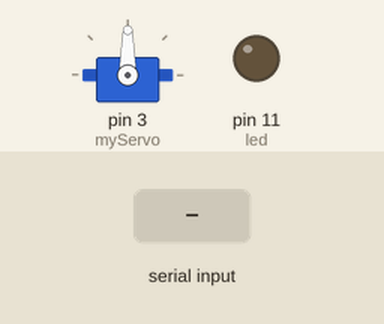
This sketch was run on a simulated Arduino Uno, built with avr-gcc and run on an emulated ATmega328P. Parts: servo, output pins drawn as LEDs (lit = HIGH). The test bench sets the inputs (shaded band).

Above: at 1.2 s.
1.3 s: byte 30 received over Serial
At 2.2 s:
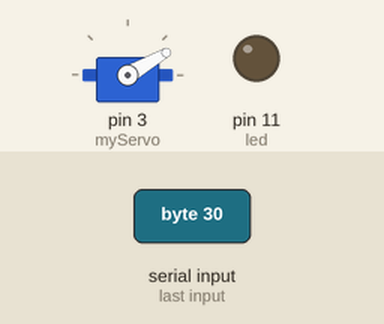
2.8 s: byte 120 received over Serial
At 3.3 s:
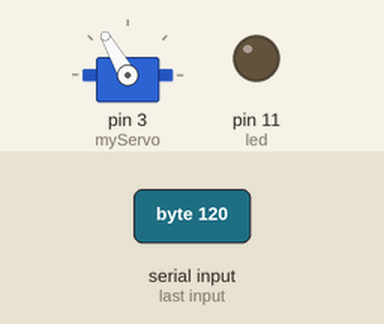
Timing chart, 0 to 5.8 s (numbered marks = the images above; inputs shaded):
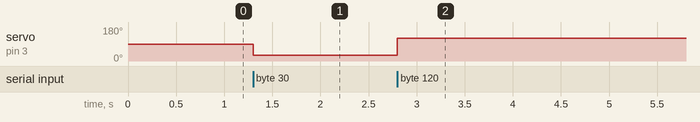

Measured:
- after the input at 1.3 s, servo on pin 3 (myServo): 90° → 30° at once
- after the input at 2.8 s, servo on pin 3 (myServo): 30° → 120° at once

The sketch:

adjustBrightnessAndServo.ino
```cpp
#include <Servo.h>
#define led 11

Servo myServo;

int val = 0;

void setup() {
  Serial.begin(9600);
  pinMode(led, OUTPUT);
  myServo.attach(3);
}

void loop() {
  // 밝기를 조절할 때 주석 해제
  //receiveBrightnessData();

  // 서보모터 각도를 조절할 때 주석 해제
  receiveDegreeData();
}

void receiveBrightnessData() {
  if(Serial.available()) {
    val = Serial.read();
    //Serial.println(val);
    analogWrite(led, val);
  }
}

void receiveDegreeData() {
  if(Serial.available()) {
    val = Serial.read();
    //Serial.println(val);
    myServo.write(val);
    delay(15);
  }
}
```
